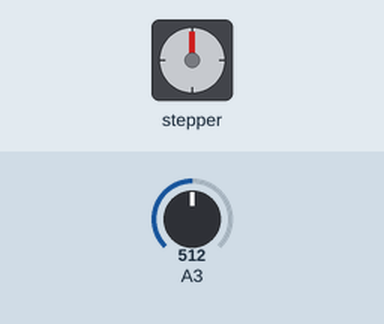
Recording of a sketch running on a simulated Arduino Uno, built with avr-gcc and run on an emulated ATmega328P. Parts: stepper motor. The inputs (shaded band) are chosen by the test bench; at power-on: A3 = 512. Stepper angles assume 32 steps per turn; what the sketch prints to the serial monitor is not drawn.

Above: at 18.0 s.
18.1 s: A3 set to 3
32.1 s: A3 set to 0
At 38.4 s:
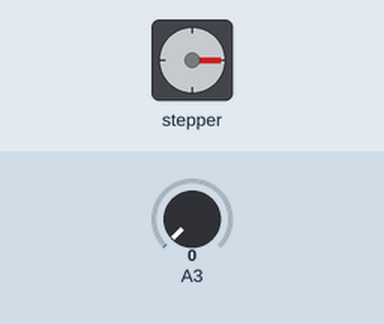
46.1 s: A3 set to 716
At 46.19 s:
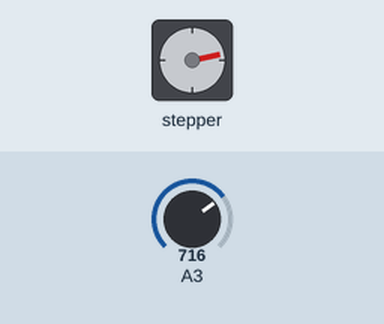
60.1 s: A3 set to 1008
74.1 s: A3 set to 1019
At 74.35 s:
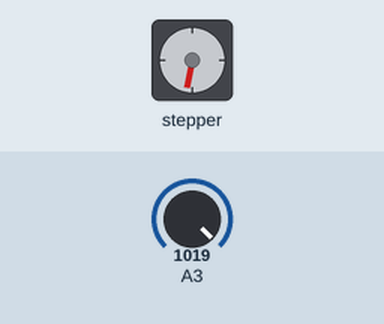
Timing chart, 0 to 85.0 s (numbered marks = the images above; inputs shaded):
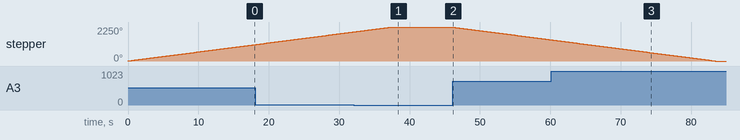

Measured:
- the behaviour switches between 2 and 1 on A3 (found by bisection; images 0 and 1)
- the behaviour switches between 1018 and 1019 on A3 (found by bisection; images 2 and 3)
- after the input at 32.1 s, stepper: goes on until 37.4 s, then stays 2250°
- after the input at 46.1 s, stepper: keeps turning counter-clockwise at about 61°/s, starting at once
- after the input at 74.1 s, stepper: goes on until 83.5 s, then stays 0°
- by itself, stepper: keeps turning clockwise at about 61°/s

The sketch:

NEW_step_drive_pot.ino
```cpp
#include <Adafruit_MotorShield.h>

// Create the motor shield object with the default I2C address
Adafruit_MotorShield AFMS = Adafruit_MotorShield();
// Or, create it with a different I2C address (say for stacking)
// Adafruit_MotorShield AFMS = Adafruit_MotorShield(0x61);

// Connect a stepper motor with 32 steps per revolution (11.25 degree)
// to motor port #2 (M3 and M4)
Adafruit_StepperMotor *stepper = AFMS.getStepper(32, 2);


// farthest from the wood is the analog pin
// initialize value from the potentiometer
int potVal = 0;


void setup() {
  Serial.begin(9600);           // set up Serial library at 9600 bps
  while (!Serial);
  Serial.println("Stepper with pot!");

  if (!AFMS.begin()) {         // create with the default frequency 1.6KHz
  // if (!AFMS.begin(1000)) {  // OR with a different frequency, say 1KHz
    Serial.println("Could not find Motor Shield. Check wiring.");
    while (1);
  }
  Serial.println("Motor Shield found.");

  stepper->setSpeed(10);  // 10 rpm

}

void loop() {

  potVal = map(analogRead(A3),0,1024,0,1000);
  Serial.println(potVal);

  // forward rotates away
  while (potVal < 520 && potVal > 0){
    stepper->step(100, FORWARD, SINGLE);
    potVal = map(analogRead(A3),0,1024,0,1000);
    Serial.println(potVal);
  }


  potVal = map(analogRead(A3),0,1024,0,1000);
  while (potVal > 520 && potVal < 995){
    stepper->step(100, BACKWARD, SINGLE);
    potVal = map(analogRead(A3),0,1024,0,1000);
    Serial.println(potVal);
  }

}
```
